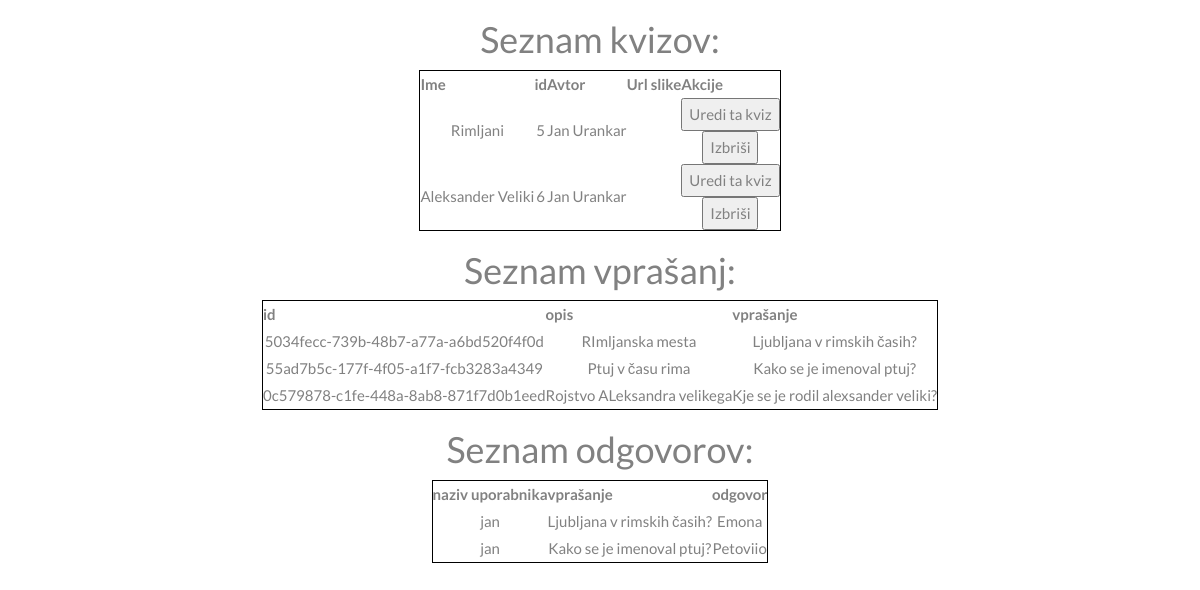
Page /quiz_manager on the earlier database version.
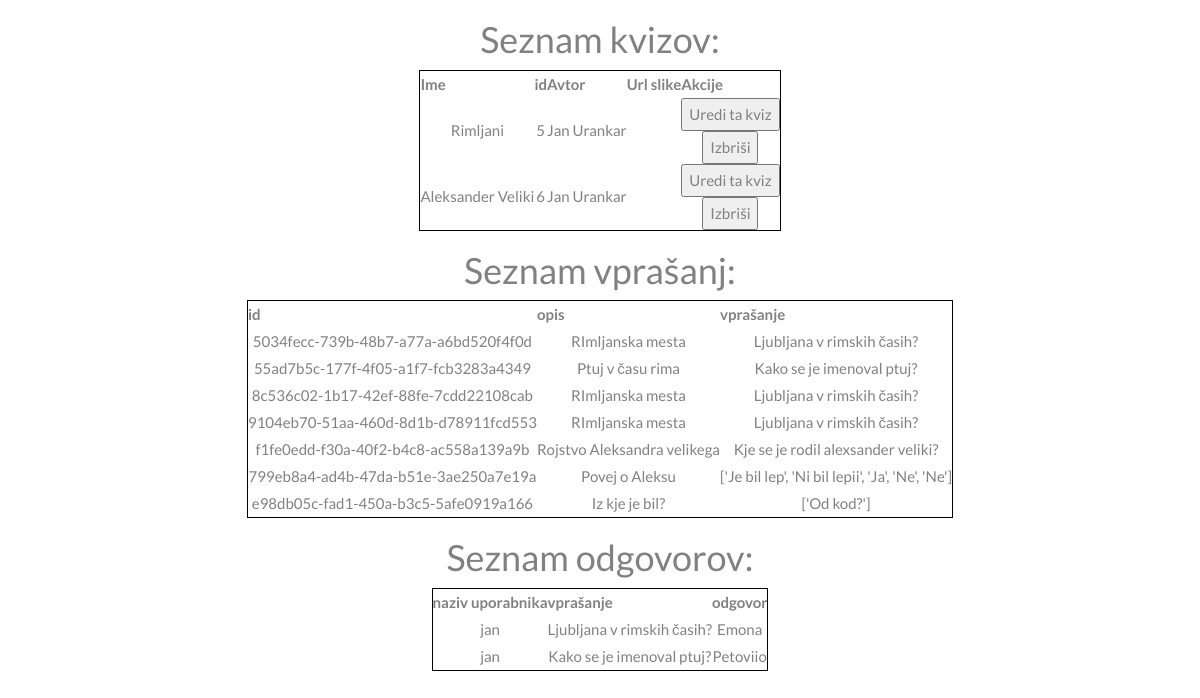
Same page on the later database version.
### webapp/models.py (models this page shows)
class dbQuiz(models.Model):
    id = models.BigAutoField(primary_key=True)
    name = models.CharField(max_length=200, default="Kviz 1")
    author = models.CharField(max_length=200)
    password = models.CharField(max_length=200) # geslo za kviz (da ni vsak kviz dostopen vsakomur)
    pictureUrl = models.CharField(max_length=200)   # url can be local or online
    created_at = models.DateTimeField(auto_now_add=True)
    updated_at = models.DateTimeField(auto_now=True)

class OpisnoModel(models.Model):
    id = models.UUIDField(primary_key=True, default=uuid.uuid4, editable=False)
    leto = models.IntegerField(default=0)
    kviz = models.ForeignKey(dbQuiz, on_delete=CASCADE, null=True)
    opis = models.CharField(max_length=1000)
    longitude = models.FloatField() # koordinate za leaflet (bomo spremenili na koncu)
    latitude = models.FloatField()
    vprasanje = models.CharField(max_length=1000) # seznam vprašanj, odvisno od tipa

class OdgovorOpisnoModel(models.Model):
    id = models.UUIDField(primary_key=True, default=uuid.uuid4, editable=False)
    user = models.CharField(max_length=30)
    vprasanje = models.ForeignKey(OpisnoModel, on_delete=CASCADE)
    odgovori = models.CharField(max_length=1000)

class PravilnoNepravilnoModel(models.Model):
    id = models.UUIDField(primary_key=True, default=uuid.uuid4, editable=False)
    leto = models.IntegerField(default=0)
    kviz = models.ForeignKey(dbQuiz, on_delete=CASCADE, null=True)
    opis = models.CharField(max_length=1000)
    longitude = models.FloatField() # koordinate za leaflet (bomo spremenili na koncu)
    latitude = models.FloatField()
    vprasanje = models.CharField(max_length=1000, default="nan") # seznam vprašanj
    pravilni_odgovor = models.CharField(max_length=1000, default="nan") # seznam pravilnih odgovorov

class IzberiOdgovorModel(models.Model):
    id = models.UUIDField(primary_key=True, default=uuid.uuid4, editable=False)
    leto = models.IntegerField(default=0)
    kviz = models.ForeignKey(dbQuiz, on_delete=CASCADE, null=True)
    opis = models.CharField(max_length=1000)
    longitude = models.FloatField() # koordinate za leaflet (bomo spremenili na koncu)
    latitude = models.FloatField()
    vprasanje = models.CharField(max_length=100)
    odgovor1 = models.CharField(max_length=100, default="nan")
    odgovor2 = models.CharField(max_length=100, default="nan")
    odgovor3 = models.CharField(max_length=100, default="nan")
    odgovor4 = models.CharField(max_length=100, default="nan")
    odgovor5 = models.CharField(max_length=100, default="nan")
    pravilni_odgovor = models.IntegerField() # številka pravilnega odgovora

### webapp/views.py (the view)
# urls.py: path('quiz_manager', views.quiz_manager, name='question_manager'),
def quiz_manager(request,kviz=None):
    try:
        kvizi = dbQuiz.objects.all()
    except:
        kvizi = []
    vprasanja = []
    vprasanja += OpisnoModel.objects.all()
    vprasanja += PravilnoNepravilnoModel.objects.all()
    vprasanja += IzberiOdgovorModel.objects.all()
    odgovori = []
    odgovori += OdgovorOpisnoModel.objects.all()
    odgovori += OdgovorPravilnoNepravilnoModel.objects.all()
    odgovori += OdgovorIzberiOdgovorModel.objects.all()
    return render(request, "quiz_manager.html", {'kvizi': kvizi, 'vprasanja': vprasanja, 'odgovori': odgovori})

### templates/quiz_manager.html (shortened to what this page needs)
{% extends "skeleton.html" %}
{% block content %}
    <h1>Seznam kvizov:</h1>
    <table style="border: 1px solid black;">
        <tr>
            <th>Ime</th>
            <th>id</th>
            <th>Avtor</th>
            <th>Url slike</th>
            <th>Akcije</th>
        </tr>
        {% for i in kvizi %}
            <tr>
                <td>{{i.name}}</td>
                <td>{{i.id}}</td>
                <td>{{i.author}}</td>
                <td>{{i.pictureUrl}}</td>
                <td>
                    <form action="/quiz_manager/{{i.id}}/" method="get">
                        <input type="submit" value="Uredi ta kviz">
                    </form>
                    <form action="/delete_quiz/{{i.id}}/" method="post">
                        <input type="submit" value="Izbriši">
                    </form>
                </td>
            </tr>
        {%endfor%}
    </table>
    <table style="border: 1px solid black;">
        <h1>Seznam vprašanj:</h1>
        <tr>
            <th>id</th>
            <th>opis</th>
            <th>vprašanje</th>
        </tr>
            {% for j in vprasanja %}
            <tr>
                <td>{{j.id}}</td>
                <td>{{j.opis}}</td>
                <td>{{j.vprasanje}}</td>
            </tr>
        {%endfor%}
    </table>
    <table style="border: 1px solid black;">
        <h1>Seznam odgovorov:</h1>
        <tr>
            <th>naziv uporabnika</th>
            <th>vprašanje</th>
            <th>odgovor</th>
        </tr>
            {% for j in odgovori %}
            <tr>
                <td>{{j.user}}</td>
                <td>{{j.vprasanje.vprasanje}}</td>
                <td>{{j.odgovori}}</td>
            </tr>
            {%endfor%}
    </table>
{% endblock content %}

Differences in the rows shown:
removed OpisnoModel: id "0c579878-c1fe-448a-8ab8-871f7d0b1eed", opis "Rojstvo ALeksandra velikega", vprasanje "Kje se je rodil alexsander veliki?"
added OpisnoModel: id "8c536c02-1b17-42ef-88fe-7cdd22108cab", opis "RImljanska mesta", vprasanje "Ljubljana v rimskih časih?"
added OpisnoModel: id "9104eb70-51aa-460d-8d1b-d78911fcd553", opis "RImljanska mesta", vprasanje "Ljubljana v rimskih časih?"
added OpisnoModel: id "f1fe0edd-f30a-40f2-b4c8-ac558a139a9b", opis "Rojstvo Aleksandra velikega", vprasanje "Kje se je rodil alexsander veliki?"
added PravilnoNepravilnoModel: id "799eb8a4-ad4b-47da-b51e-3ae250a7e19a", opis "Povej o Aleksu", vprasanje "['Je bil lep', 'Ni bil lepii', 'Ja', 'Ne', 'Ne']"
added IzberiOdgovorModel: id "e98db05c-fad1-450a-b3c5-5afe0919a166", opis "Iz kje je bil?", vprasanje "['Od kod?']"
